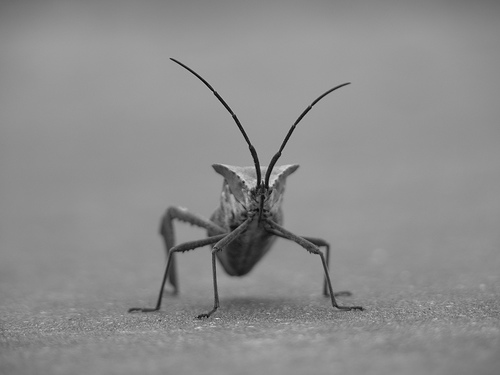
#> input picture matplotlib/stinkbug.png, 500 x 375 px
$ python t0037_image_hist.py
#> lines starting #> are read from the running program, lines starting #| are printed output that depends on the picture
import matplotlib.pyplot as plt
import numpy as np
from PIL import Image

img = np.asarray(Image.open('stinkbug.png'))
#> img is the input picture: shape (375, 500, 3); min 0, max 217, mean 140.5
print(img)
#> (printed output is left out)

# luminosity
lum_img = img[:, :, 0]
print(lum_img)
#> (printed output is left out)

r = lum_img.ravel()

# bins 0 to 225
plt.hist(r, bins=range(256), fc='k', ec='k')

plt.show()
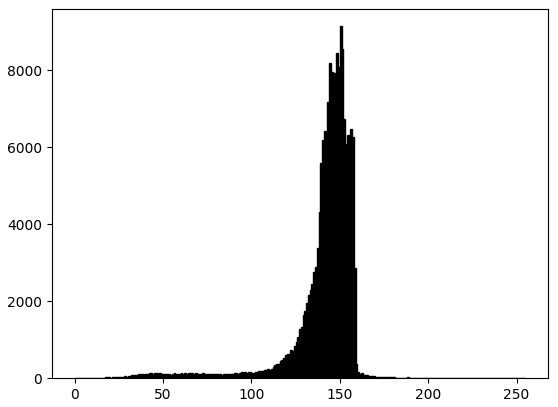
#> figure drawn by matplotlib, 1 panel; tallest bar 9148 high, from x = 150 to 151
